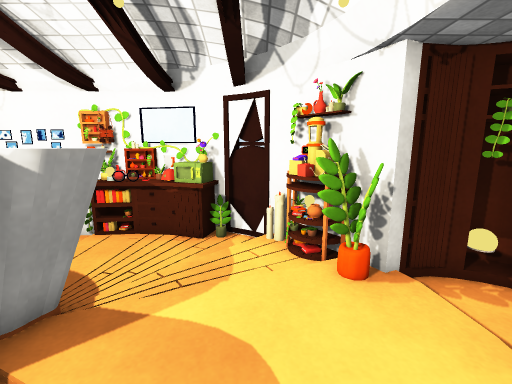
View 1 (above)

12 first-person views from a walk through a 3-D level made in the Unity game engine. The camera is 1.3 m above the floor, tilts 10° down and sees 90° across. The floor is counted in squares, 0.5 m on a side. Each view is taken from the middle of a square. On the plan, view 1 faces up. The plan holds only what a view shows up to about 18 squares ahead; the rest is blank. The player character is not drawn. Door leaves are left out, so doorways stand open. Some surface patterns are stand-ins.

View 2
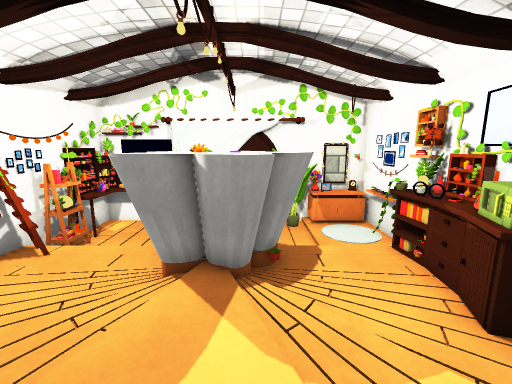

View 3
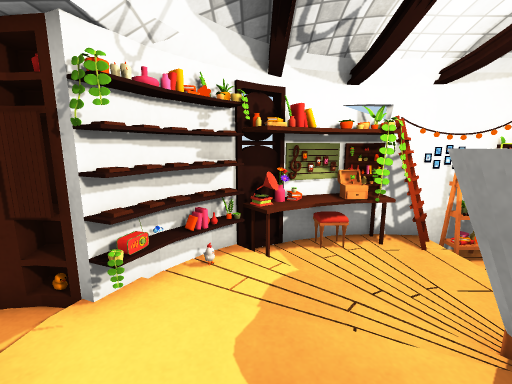

View 4
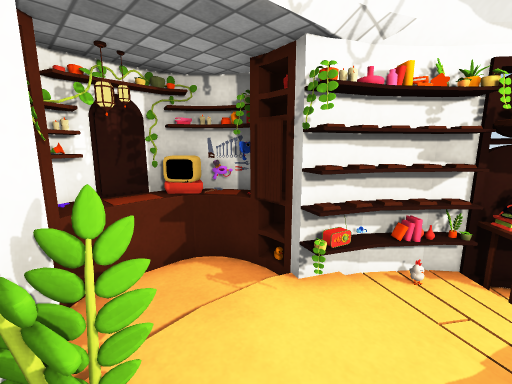

View 5
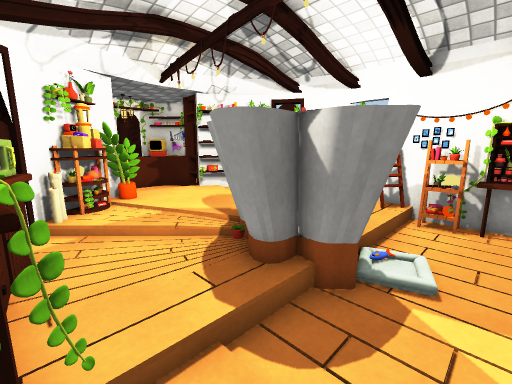

View 6
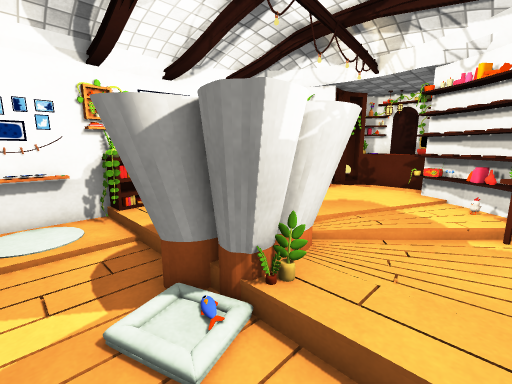

View 7
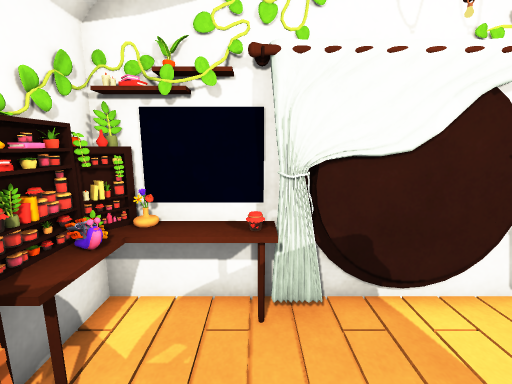

View 8
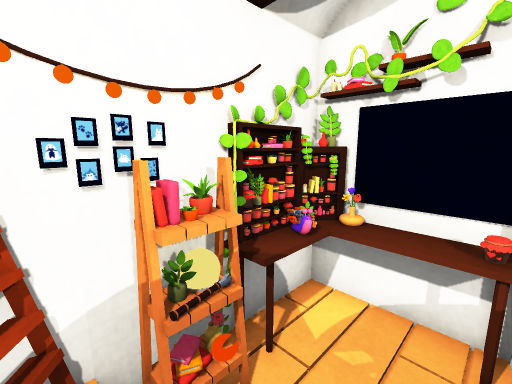

View 9
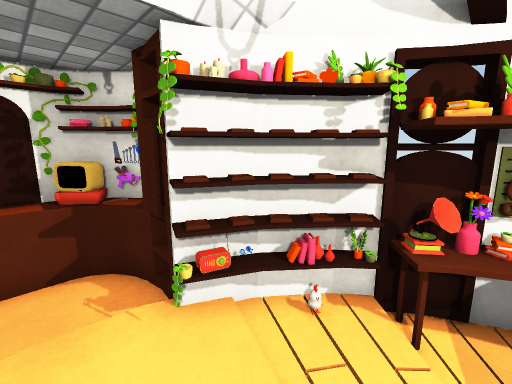

View 10
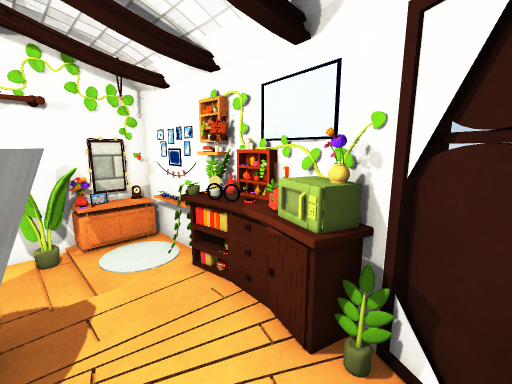

View 11
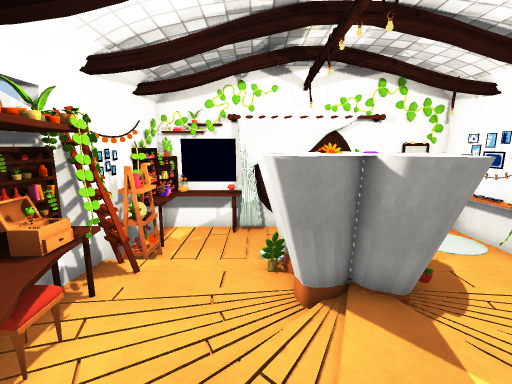

View 12
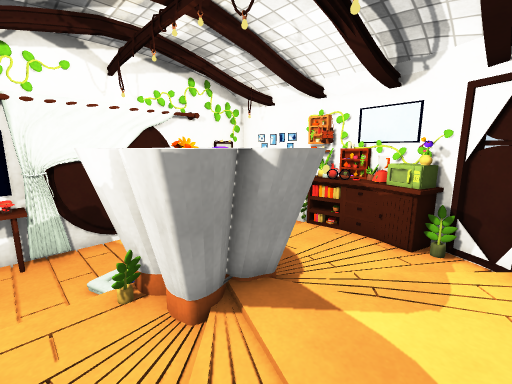

### Floor plan
Key: @ floor where view 1 was taken; # wall or solid block; . main floor; : floor 0.25 m higher than the main floor; - floor 0.25 m lower than the main floor; / step, stairs or slope; D open door; O other object.
Columns run from 11 left of view 1 to 7 right of it. Each row starts with its distance up from view 1.
  9  ###O#OOO###
  8  OO..#OOOOO##
  7  OO...O.... ##
  6  #O---..../:OO###
  5  #----OO//::OODOOO
  4 OO--OOOOOO::::DDOO#
  3 O --OOOOO:::::DDOO#
  2 O --.OOOO/::: DDOO#
  1  #O--OOOO/:::ODOO##
  0  #O---..../@O#####
 -1  #O---....OOO#
 -2  OOO#OOOOOO ##
 -3  OOO#OOOO###

Where each view was taken, in squares from view 1:
view 1: 0 up, 0 right, facing up
view 2: 4 up, 2 right, facing left
view 3: 5 up, 0 right, facing down
view 4: 5 up, 0 right, facing down-right
view 5: 8 up, 8 left, facing down-right
view 6: 1 down, 8 left, facing up-right
view 7: 0 up, 5 left, facing left
view 8: 0 up, 5 left, facing down-left
view 9: 3 up, 1 left, facing down-right
view 10: 5 up, 0 right, facing up-left
view 11: 1 up, 1 right, facing left
view 12: 0 up, 0 right, facing up-left
